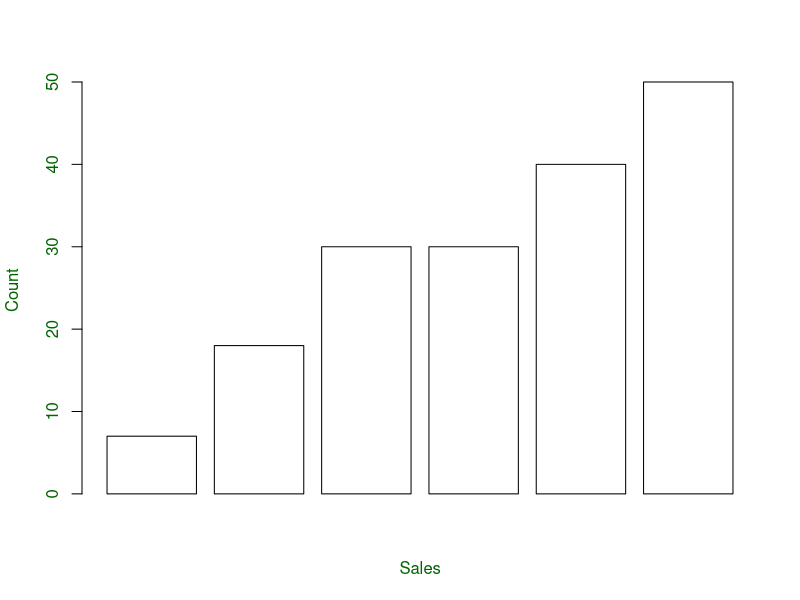
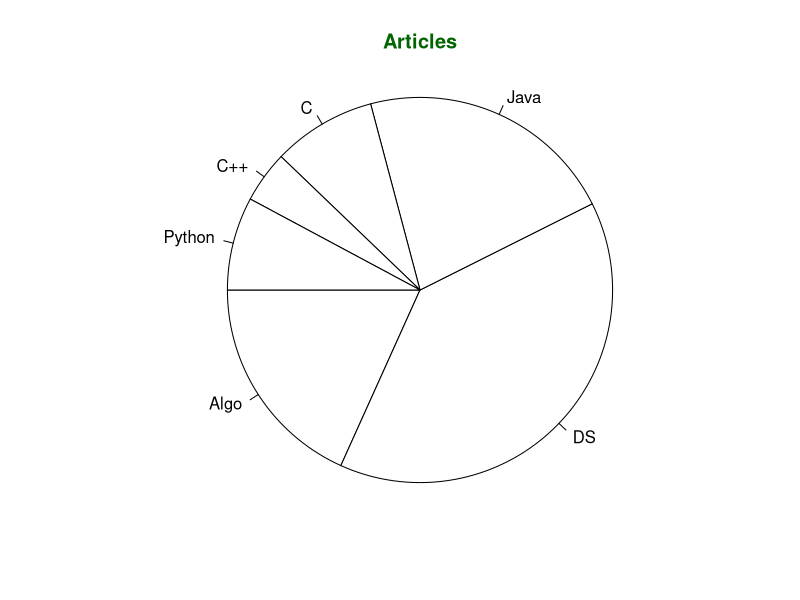
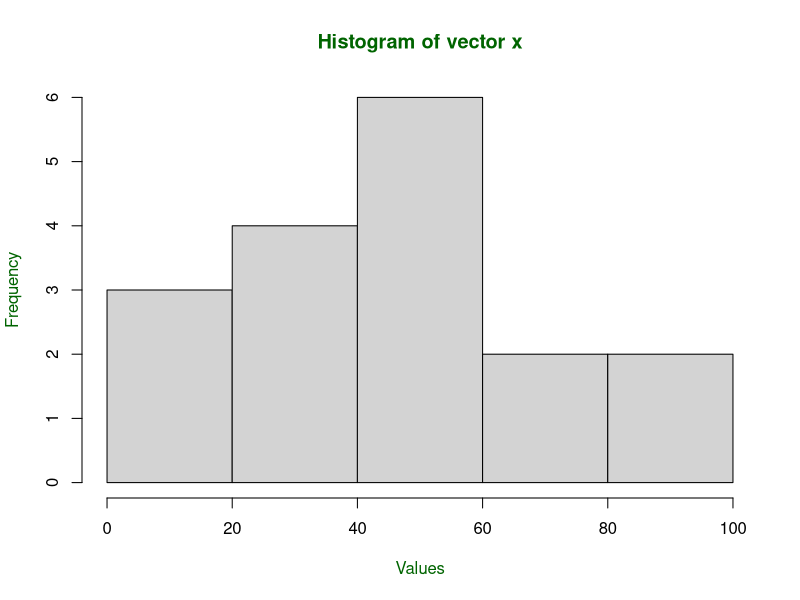
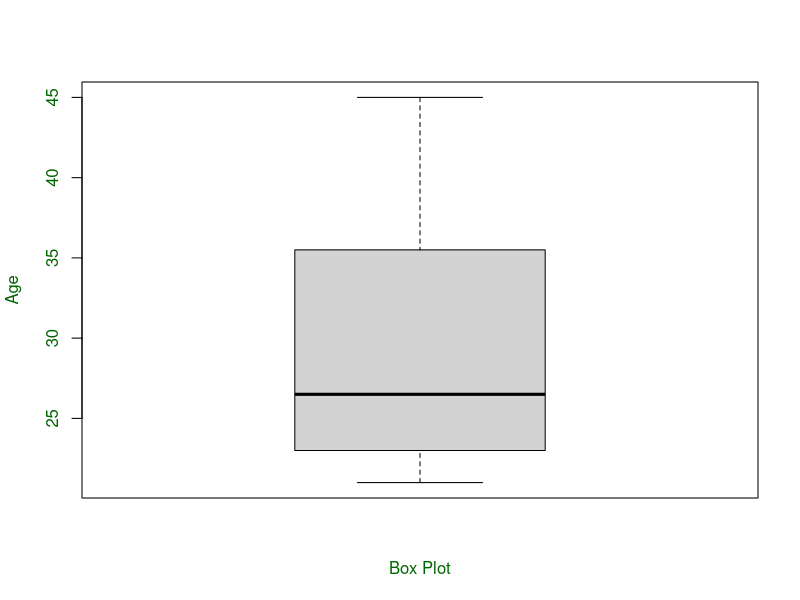

R code for these plots, in order:
# Plots in R

# Bar Plot
x <- c(7, 18, 30, 30, 40, 50)
barplot(x, xlab = 'Sales',
        ylab = 'Count', col = 'white',
        col.axis = 'darkgreen',
        col.lab = 'darkgreen')

# Pie Chart
x <- c(210, 450, 250, 100, 50, 90)
names(x) <- c("Algo", "DS", "Java", "C", "C++", "Python")
pie(x, labels = names(x), col = 'white',
    main = 'Articles', radius = -1,
    col.main = 'darkgreen')

# Histogram
x <- c(21, 23, 56, 90, 20, 7, 94, 12,
       57, 76, 69, 45, 34, 32, 49, 55, 57)
hist(x, main = 'Histogram of vector x',
     xlab = 'Values',
     col.lab = 'darkgreen',
     col.main = 'darkgreen')

# Box Plot
x <- c(42, 21, 22, 24, 25, 30, 29, 22,
       23, 23, 24, 28, 32, 45, 39, 40)
boxplot(x, xlab = 'Box Plot', ylab = 'Age',
        col.axis = 'darkgreen', col.lab = 'darkgreen')
